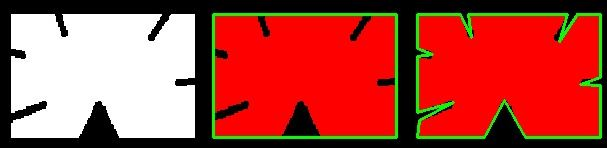
#> input picture Question_detect/data/test.jpg, 607 x 148 px, given in place of the camera
$ python paint.py
#> lines starting #> are read from the running program, lines starting #| are printed output that depends on the picture; after the words box and inside, x2 and y2 are one past the last pixel; in counts of white or black regions, pixels touching at a corner belong together
import numpy as np
import cv2 as cv

def detect_color(img, thresholds: list):
    """
        detect colors and return (x,y) coordinate and index of color of that points
        params:
            img: image_input
            thresholds: thresholds of colors
        return: list
    """
    points = []
    # covert img to hsv image
    hsv_img = cv.cvtColor(img, cv.COLOR_BGR2HSV)

    for i in range(len(thresholds)):
        # Threshold the HSV image to get only blue colors
        mask = cv.inRange(hsv_img, thresholds[i][0], thresholds[i][1])

        # get position of point
        x, y = get_position(mask)
        point = (x, y, i)
        points.append((point))
    return points

def draw(points: list, colors: list):
    """
        draw color on the images in video camera
        params:
            points: the points need to draw
            colors: list of colors need to draw
    """
    for point in points:
        cv.circle(img, (point[0], point[1]), 10, colors[point[2]], -1)

def get_position(img):
    """
        get coordinate of 1 bits in the img
        params:
            img: gray image
    """
    # find all contours in image
    contours, hierarchy = cv.findContours(img, cv.RETR_EXTERNAL, cv.CHAIN_APPROX_NONE)
    x, y, w, h = 0, 0, 0, 0
    for contour in contours:
        area = cv.contourArea(contour) # return numbers of pixel not 0
        if area > 250:
            # calculates a contour perimeter is closed
            p = cv.arcLength(contour, True)

            # Approximates a polygonal curve(s) with the specified precision
            approx = cv.approxPolyDP(contour, 0.1 * p, True)

            # Calculates the up-right bounding rectangle of a point set or non-zero pixels of gray-scale image.
            x, y , w, h = cv.boundingRect(approx)

    return x + w // 2, y

# set and load video from camera
cap = cv.VideoCapture(0)

points = []

# define range of red color in HSV
lower_red = np.array([0, 100, 20])
upper_red = np.array([10, 255, 255])
red = [0, 0, 255]

# define range of green color in HSV
lower_green = np.array([40, 70, 72])
upper_green = np.array([80, 255, 255])
green = [0, 255, 0]

# define range of blue color in HSV
lower_blue = np.array([110, 50, 50])
upper_blue = np.array([130, 255, 255])
blue = [255, 0, 0]

thresholds = [[lower_red, upper_red],
              [lower_green, upper_green],
              [lower_blue, upper_blue]]
colors = [red, green, blue]

while True:
    _, img = cap.read()
#> img is the input picture: shape (148, 607, 3); mean B, G, R 62.8, 72.6, 173.3

    # get points of 1 iterator
    item_points = detect_color(img, thresholds)
#> in detect_color, `hsv_img = cv.cvtColor(img, cv.COLOR_BGR2HSV)`: hsv_img: shape (148, 607, 3); mean H, S, V 16, 155.6, 179.9
#> the loop in detect_color, `for i in range(len(thresholds)):` made 3 passes
#> (x, y, point) on passes 1 to 3: (305, 17, (305, 17, 0)), (305, 13, (305, 13, 1)), (0, 0, (0, 0, 2))
#> pass 1, in detect_color, `mask = cv.inRange(hsv_img, thresholds[i][0], thresholds[i][1])`:
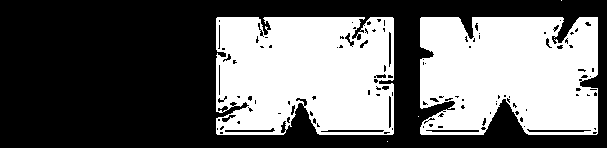
#> mask: shape (148, 607); 41.5% white; 5 white regions (3 under 20 px), largest, box (x1, y1, x2, y2) and area: (216, 17, 394, 135) 18851, (420, 17, 598, 135) 18442
#> pass 2, in detect_color, `mask = cv.inRange(hsv_img, thresholds[i][0], thresholds[i][1])`:
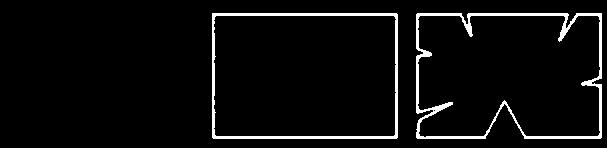
#> mask: shape (148, 607); 4.7% white; 2 white regions, box (x1, y1, x2, y2) and area: (416, 13, 602, 139) 2414, (212, 13, 398, 139) 1817
#> after the loop in detect_color, `for i in range(len(thresholds)):`: points = [(305, 17, 0), (305, 13, 1), (0, 0, 2)]
#> item_points = [(305, 17, 0), (305, 13, 1), (0, 0, 2)]

    if len(item_points) != 0:
        for new_point in item_points:
            points.append(new_point)
#> this loop made 3 passes
#> after the loop, points = [(305, 17, 0), (305, 13, 1), (0, 0, 2)]
    if len(points) != 0:
        draw(points, colors)
#> the loop in draw, `for point in points:` made 3 passes
#> after the loop in draw, `for point in points:`:
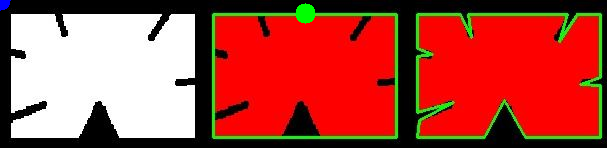
#> img: shape (148, 607, 3); 0.54% of pixels changed, all inside (x1, y1, x2, y2) = (0, 0, 316, 28)
    # Show result
    cv.imshow('img', img)
    if cv.waitKey(1) & 0xFF == ord(' '):
#> (key Esc is pressed here)
        break
